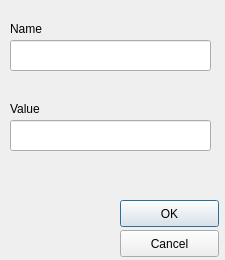
<?xml version="1.0" encoding="UTF-8"?>
<ui version="4.0">
 <class>Addvariables</class>
 <widget class="QDialog" name="Addvariables">
  <property name="geometry">
   <rect>
    <x>0</x>
    <y>0</y>
    <width>225</width>
    <height>260</height>
   </rect>
  </property>
  <property name="minimumSize">
   <size>
    <width>225</width>
    <height>260</height>
   </size>
  </property>
  <property name="maximumSize">
   <size>
    <width>225</width>
    <height>260</height>
   </size>
  </property>
  <property name="windowTitle">
   <string>Add</string>
  </property>
  <widget class="QLabel" name="lName">
   <property name="geometry">
    <rect>
     <x>10</x>
     <y>20</y>
     <width>67</width>
     <height>17</height>
    </rect>
   </property>
   <property name="text">
    <string>Name</string>
   </property>
  </widget>
  <widget class="QLabel" name="label">
   <property name="geometry">
    <rect>
     <x>10</x>
     <y>100</y>
     <width>67</width>
     <height>17</height>
    </rect>
   </property>
   <property name="text">
    <string>Value</string>
   </property>
  </widget>
  <widget class="QLineEdit" name="tName">
   <property name="geometry">
    <rect>
     <x>10</x>
     <y>40</y>
     <width>201</width>
     <height>31</height>
    </rect>
   </property>
  </widget>
  <widget class="QLineEdit" name="tValue">
   <property name="geometry">
    <rect>
     <x>10</x>
     <y>120</y>
     <width>201</width>
     <height>31</height>
    </rect>
   </property>
  </widget>
  <widget class="QPushButton" name="bOK">
   <property name="geometry">
    <rect>
     <x>120</x>
     <y>200</y>
     <width>99</width>
     <height>27</height>
    </rect>
   </property>
   <property name="text">
    <string>OK</string>
   </property>
  </widget>
  <widget class="QPushButton" name="bCancel">
   <property name="geometry">
    <rect>
     <x>120</x>
     <y>230</y>
     <width>99</width>
     <height>27</height>
    </rect>
   </property>
   <property name="text">
    <string>Cancel</string>
   </property>
  </widget>
 </widget>
 <resources/>
 <connections/>
</ui>
